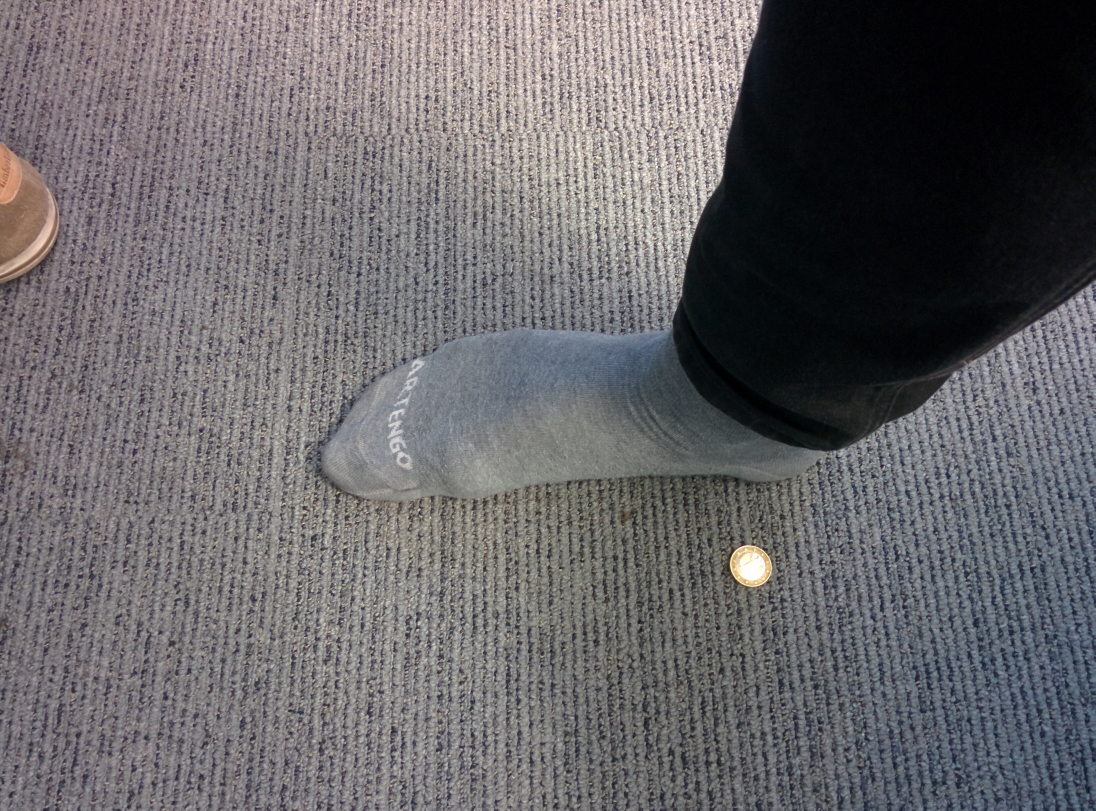
#> input picture images/test1_vertical.jpg, 3286 x 2432 px (shown at 1/3 size)
$ python detect_shape.py --image ../images/test1_vertical.jpg   (older library calls are emulated)
#> lines starting #> are read from the running program, lines starting #| are printed output that depends on the picture; after the words box and inside, x2 and y2 are one past the last pixel; in counts of white or black regions, pixels touching at a corner belong together
### matteo/shapedetector.py
# import the necessary packages
import cv2

class ShapeDetector:
    def __init__(self):
        pass

    # [38 lines left out: function detect, not called in this run]

### matteo/detect_shape.py
# import the necessary packages
import numpy as np
from shapedetector import ShapeDetector
import argparse
import imutils
import cv2

# construct the argument parse and parse the arguments
ap = argparse.ArgumentParser()
ap.add_argument("-i", "--image", required=True,
    help="path to the input image")
args = vars(ap.parse_args())

# load the image and resize it to a smaller factor so that
# the shapes can be approximated better
image_tmp = cv2.imread(args["image"])
#> image_tmp is the input picture: shape (2432, 3286, 3); mean B, G, R 104.8, 102, 104.3
image = imutils.resize(image_tmp, width=1000)
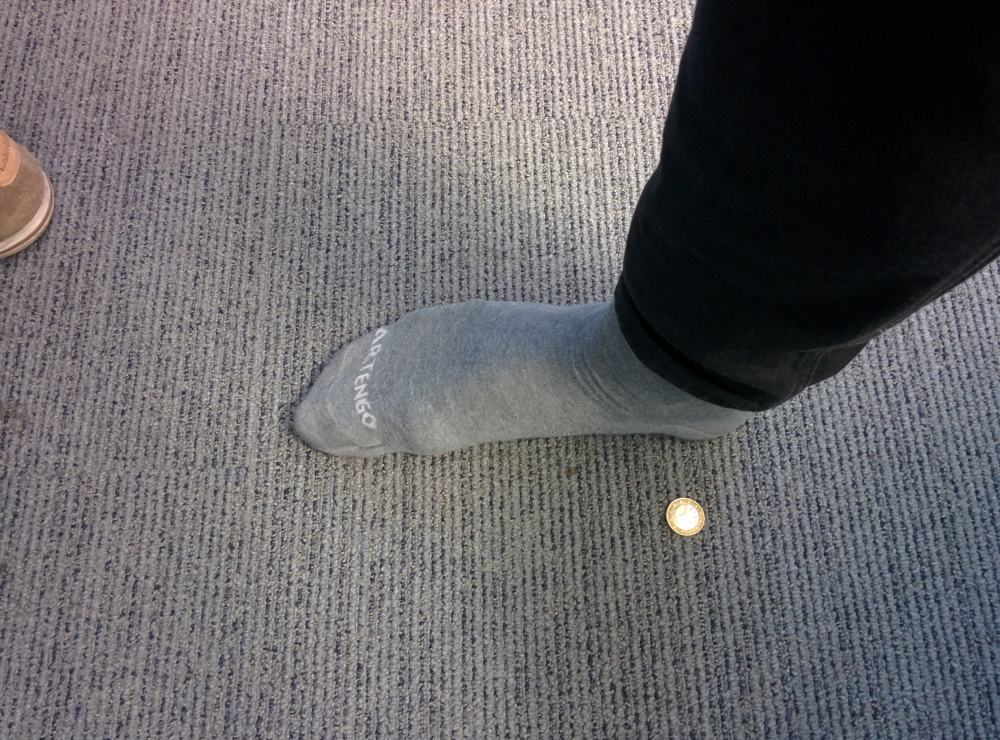
#> image: shape (740, 1000, 3); mean B, G, R 104.8, 102, 104.3
image = 255 - image
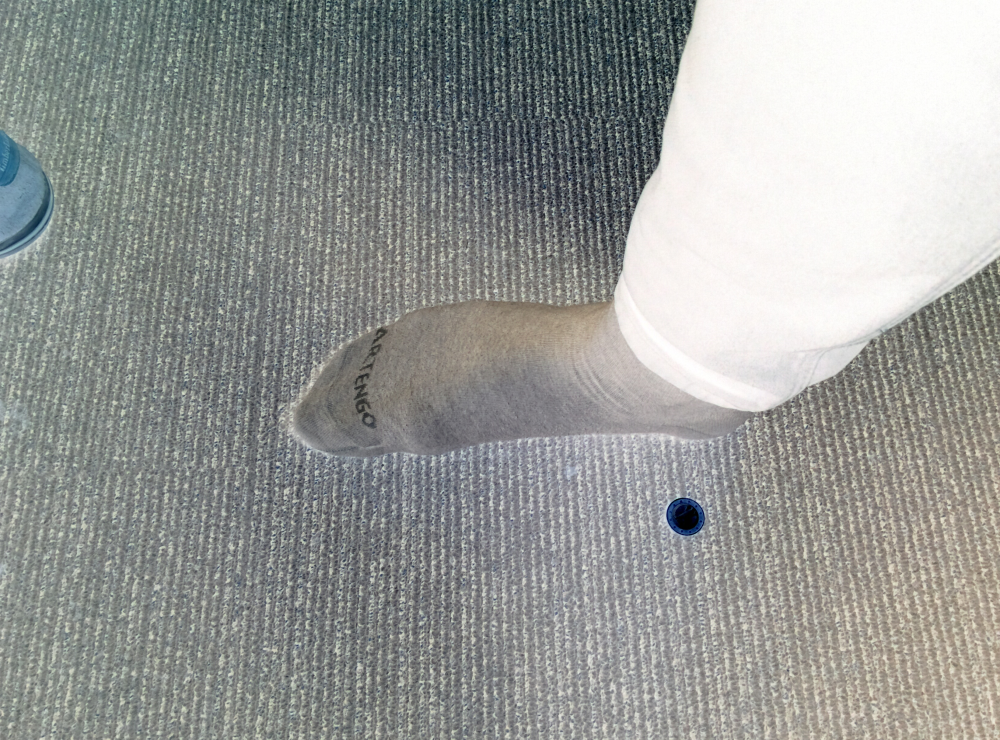
#> image: shape (740, 1000, 3); mean B, G, R 150.2, 153, 150.7
# image = cv2.imread(args["image"])
resized = imutils.resize(image, width=300)
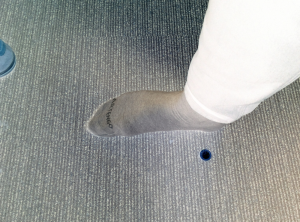
#> resized: shape (222, 300, 3); mean B, G, R 150.2, 153, 150.7
ratio = image.shape[0] / float(resized.shape[0])
#> ratio = 3.33

# convert the resized image to grayscale, blur it slightly,
# and threshold it
gray = cv2.cvtColor(resized, cv2.COLOR_BGR2GRAY)
blurred = cv2.GaussianBlur(gray, (5, 5), 0)
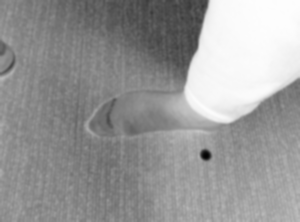
#> blurred: shape (222, 300); min 2, max 253, mean 152
thresh = cv2.threshold(blurred,  90, 255, cv2.THRESH_BINARY)[1]
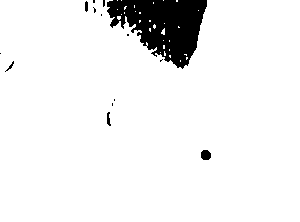
#> thresh: shape (222, 300); 93.5% white; 14 black regions (9 under 20 px)

# find contours in the thresholded image and initialize the
# shape detector
cnts = cv2.findContours(thresh.copy(), cv2.RETR_EXTERNAL,
    cv2.CHAIN_APPROX_SIMPLE)
#> cnts = 32 contours, 31 with area under 20; largest, box (x1, y1, x2, y2) and area: (0, 0, 300, 222) 61715
cnts = cnts[0] if imutils.is_cv2() else cnts[1]
sd = ShapeDetector()

# loop over the contours
for c in cnts:
    # compute the center of the contour, then detect the name of the
    # shape using only the contour
    M = cv2.moments(c)
#> (the run stopped early here; a loop or call above may not have finished)
